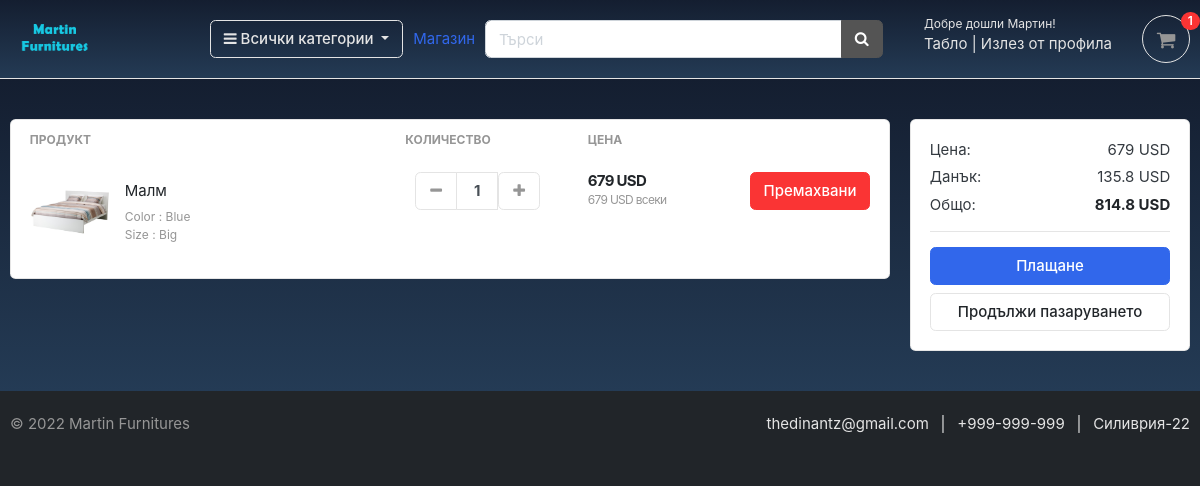
Screenshot of /cart/ (signed in) with the database file from the repository.
### accounts/models.py (models this page shows, shortened)
class Account(AbstractBaseUser):
    first_name = models.CharField(max_length=50)
    last_name = models.CharField(max_length=50)
    username = models.CharField(max_length=50, unique=True)
    email = models.EmailField(max_length=100, unique=True)
    phone_number = models.CharField(max_length=50)
    date_joined = models.DateTimeField(auto_now_add=True)
    last_login = models.DateTimeField(auto_now_add=True)
    is_admin = models.BooleanField(default=False)
    is_staff = models.BooleanField(default=False)
    is_active = models.BooleanField(default=False)
    is_superadmin = models.BooleanField(default=False)
    USERNAME_FIELD = 'email'
    REQUIRED_FIELDS = ['username', 'first_name', 'last_name']
    objects = MyAccountManager()

### carts/models.py (models this page shows, shortened)
class CartItem(models.Model):
    user = models.ForeignKey(Account, on_delete=models.CASCADE, null=True)
    product = models.ForeignKey(Product, on_delete=models.CASCADE)
    variations = models.ManyToManyField(Variation, blank=True)
    cart = models.ForeignKey(Cart, on_delete=models.CASCADE, null=True)
    quantity = models.IntegerField()
    is_active = models.BooleanField(default=True)
    def sub_total(self):
        return self.product.price * self.quantity

### store/models.py (models this page shows, shortened)
class Product(models.Model):
    product_name    = models.CharField(max_length=50, unique=True)
    slug            = models.SlugField(max_length=50, unique=True)
    description     = models.TextField(max_length=600, blank=True)
    hidden_desc     = models.TextField(max_length=600, blank=True)
    type            = models.CharField(max_length=50, null=False, blank=False)
    price           = models.IntegerField()
    images          = models.ImageField(upload_to='photos/products')
    stock           = models.IntegerField()
    is_available    = models.BooleanField(default=True)
    category        = models.ForeignKey(Category, on_delete=models.CASCADE)
    created_date    = models.DateTimeField(auto_now_add=True)
    modified_date   = models.DateTimeField(auto_now=True)
    def get_url(self):
        return reverse('product_detail', args=[self.category.slug, self.slug])

class Variation(models.Model):
    product = models.ForeignKey(Product, on_delete=models.CASCADE)
    variation_category = models.CharField(max_length=100, choices=variation_category_choice)
    variation_value     = models.CharField(max_length=100)
    is_active           = models.BooleanField(default=True)
    created_date        = models.DateTimeField(auto_now=True)
    objects = VariationManager()

### carts/views.py (the view)
# urls.py: path('', views.cart, name='cart'),
def cart(request, total=0, quantity=0, cart_items=None):
    try:
        tax = 0
        grand_total = 0
        if request.user.is_authenticated:
            cart_items = CartItem.objects.filter(
                user=request.user, is_active=True)
        else:
            cart = Cart.objects.get(cart_id=_cart_id(request))
            cart_items = CartItem.objects.filter(cart=cart, is_active=True)
        for cart_item in cart_items:
            total += (cart_item.product.price * cart_item.quantity)
            quantity += cart_item.quantity
        tax = (20 * total)/100
        grand_total = total + tax
    except ObjectDoesNotExist:
        pass  # just ignore
    context = {
        'total': total,
        'quantity': quantity,
        'cart_items': cart_items,
        'tax': tax,
        'grand_total': grand_total,
    }
    return render(request, 'store/cart.html', context)

### carts/context_processors.py (called while the page is built)
def counter(request):
    cart_count = 0
    if 'admin' in request.path:
        return {}
    else:
        try:
            cart = Cart.objects.filter(cart_id=_cart_id(request))
            if request.user.is_authenticated:
                cart_items = CartItem.objects.all().filter(user=request.user)
            else:
                cart_items = CartItem.objects.all().filter(cart=cart[:1])
            for cart_item in cart_items:
                cart_count += cart_item.quantity
        except Cart.DoesNotExist:
            cart_count = 0
    return dict(cart_count=cart_count)

### carts/views.py (called while the page is built)
def _cart_id(request):
    cart = request.session.session_key
    if not cart:
        cart = request.session.create()
    return cart

### category/context_processors.py (called while the page is built)
def menu_links(request):
    links = Category.objects.all()
    return dict(links=links)

### category/models.py (called while the page is built)
    def get_url(self):
        return reverse('products_by_category', args=[self.slug])

### templates/store/cart.html (shortened to what this page needs)
{% extends 'base.html' %}
{% load static %}
{% block content %}
<section class="section-content padding-y bg coloringlinear">
	<div class="container">
{% if not cart_items %}
	<h2 class="text-center text-light">Вашата пазарска количка е празна</h2>
	<br>
	<div class="text-center">
		<a href="{% url 'store' %}" class="btn btn-primary">Продължи пазаруването</a>
	</div>
{% else %}
	<div class="row">
		<aside class="col-lg-9">
	<div class="card">
<table class="table table-borderless table-shopping-cart">
	<thead class="text-muted">
		<tr class="small text-uppercase">
  		<th scope="col">Продукт</th>
		<th scope="col" width="120">Количество</th>
  		<th scope="col" width="120">Цена</th>
  		<th scope="col" class="text-right" width="200"> </th>
		</tr>
	</thead>
<tbody>
{% for cart_item in cart_items %}
<tr>
	<td>
		<figure class="itemside align-items-center">
			<div class="aside"><img src="{{ cart_item.product.images.url }}" class="img-sm"></div>
			<figcaption class="info">
				<a href="{{ cart_item.product.get_url }}" class="title text-dark">{{ cart_item.product.product_name }}</a>
				<p class="text-muted small">
					{% if cart_item.variations.all %}
						{% for item in cart_item.variations.all %}
							{{ item.variation_category | capfirst }} : {{ item.variation_value | capfirst }} <br>
						{% endfor %}
					{% endif %}
				</p>
			</figcaption>
		</figure>
	</td>
	<td>
			<div class="col">
				<div class="input-group input-spinner">
					<div class="input-group-prepend">
						<a href="{% url 'remove_cart' cart_item.product.id cart_item.id %}" class="btn btn-light" type="button" id="button-plus"> <i class="fa fa-minus"></i> </a>
					</div>
					<input type="text" class="form-control"  value="{{ cart_item.quantity }}">
					<form action="{% url 'add_cart' cart_item.product.id %}" method="POST">
						<button class="btn btn-light" type="submit" id="button-minus"> <i class="fa fa-plus"></i> </button>
					</form>
					</div>
				</div>
			</div>
	<td>
		<div class="price-wrap">
			<var class="price">{{ cart_item.sub_total }} USD</var>
			<small class="text-muted">{{ cart_item.product.price }} USD всеки </small>
		</div>
	</td>
	<td class="text-right">
		<a href="{% url 'remove_cart_item' cart_item.product.id cart_item.id %}" onclick="return confirm('Сигурен ли си че искаш да премахнеш този продукт?')" class="btn btn-danger"> Премахвани</a>
	</td>
{% endfor %}
</div>
	<aside class="col-lg-3">
		<div class="card">
		<div class="card-body">
			<dl class="dlist-align">
			  <dt>Цена:</dt>
			  <dd class="text-right">{{total}} USD</dd>
			</dl>
			<dl class="dlist-align">
			  <dt>Данък:</dt>
			  <dd class="text-right">{{tax}} USD</dd>
			</dl>
			<dl class="dlist-align">
			  <dt>Общо:</dt>
			  <dd class="text-right text-dark b"><strong>{{grand_total}} USD</strong></dd>
			</dl>
			<hr>
			<a href="{% url 'checkout' %}" class="btn btn-primary btn-block"> Плащане </a>
			<a href="{% url 'store' %}" class="btn btn-light btn-block">Продължи пазаруването</a>
		</div>
		</div>
</aside>
</div>
{% endif %}
	</section>
{% endblock content %}

### templates/includes/navbar.html (shortened to what this page needs)
{% load static %}
<header class="section-header text-light coloringlinear">
  <section class="header-main border-bottom">
      <div class="container">
    <div class="row align-items-center">
      <div class="col-lg-2 col-md-3 col-6">
        <a href="{% url 'home' %}" class="brand-wrap">
          <img class="logo" src="{% static './images/logo.png' %}">
        </a>
      </div>
      <div class="col-lg col-sm col-md col-6 flex-grow-0">
        <div class="category-wrap dropdown d-inline-block float-right">
          <button type="button" class="btn btn-outline-light dropdown-toggle" data-toggle="dropdown">
            <i class="fa fa-bars"></i> Всички категории
          </button>
        </div>
          </div>
          <a href="{% url 'store' %}" class="a-glow">
            Магазин</a>
            <div class="col-lg  col-md-6 col-sm-12 col">
              <form action="{% url 'search' %}" class="mr-sm-2 my-2 my-lg-0">
              <div class="input-group w-100">
              <input type="text" class="form-control" placeholder="Търси" name="keyword" required>
                <div class="input-group-append">
                  <button class=" btn btn-secondary" type="submit">
                    <i class="fa fa-search"></i>
                  </button>
                </div>
              </div>
              </form>
            </div>
            <div class="col-lg-3 col-sm-6 col-8 order-2 order-lg-3 text-light">
              <div class="d-flex justify-content-end mb-3 mb-lg-0">
                  {% if user.id is None %}
                  <div class="widget-header">
                      <small class="title">Добре дошъл гост!</small>
                      <div>
                          <a href="{% url 'login' %}" class="text-light">Вход</a> <span class="dark-transp"> | </span>
                          <a href="{% url 'register' %}" class="text-light"> Регистрирай се</a>
                      </div>
                  </div>
                  {% else %}
                  <div class="widget-header">
                      <small class="title">Добре дошли {{user.first_name}}!</small>
                      <div>
                          <a href="{% url 'dashboard' %}" class="text-light">Табло</a> <span class="dark-transp"> | </span>
                          <a href="{% url 'logout' %}" class="text-light"> Излез от профила</a>
                      </div>
                  </div>
                  {% endif %}
                  <a href="{% url 'cart' %}" class="widget-header pl-3 ml-3 text-light">
                    <div class="icon icon-sm rounded-circle border text-light">
                        <i class="fa fa-shopping-cart"></i>
                    </div>
                    <span class="badge badge-pill badge-light notify">{{cart_count}}</span>
                </a>
            </div>
        </div>
    </div>
        </div>
    </section>
</header>

### static/css/ui.css (style rules this page uses)
html { font-family: "Inter", sans-serif; font-size: 15px; }
.price-wrap { letter-spacing: -0.7px; }
.icon-xs, .icon-sm, .icon-md, .icon-lg { display: inline-block; text-align: center; flex-shrink: 0; flex-grow: 0; }
.icon-sm { width: 48px; height: 48px; line-height: 48px !important; font-size: 20px; }
.img-xs, .img-sm, .img-md, .img-lg { -o-object-fit: cover; object-fit: cover; flex-shrink: 0; flex-grow: 0; }
.img-sm { width: 80px; height: 80px; }
.padding-y { padding-top: 40px; padding-bottom: 40px; }
var { font-style: normal; }
figure { margin-bottom: 0; }
.bg { background-color: #f8f9fa; }
.b { font-weight: 600; }
p:last-child { margin-bottom: 0; }
.header-main { position: relative; padding-top: 1rem; padding-bottom: 1rem; }
.brand-wrap .logo, .navbar-brand .logo { margin-right: 7px; max-height: 42px; display: inline-block; }
.widget-header { display: inline-block; vertical-align: middle; position: relative; }
.widget-header a { color: #343a40; }
.widget-header i { color: #969696; }
.widget-header .title { display: block; }
.widget-header .notify { position: absolute; top: -3px; right: -10px; }
.btn-light { background-color: #fff; border-color: #e4e4e4; }
.btn-light i { color: #969696; }
.itemside { position: relative; display: flex; width: 100%; }
.itemside .aside { position: relative; flex-shrink: 0; }
.itemside .info { padding-left: 15px; padding-right: 7px; }
.itemside p { margin-bottom: 0; }
.itemside .title { display: block; margin-bottom: 5px; color: #212529; }
[class*=dlist-] { margin-bottom: 5px; }
[class*=dlist-] dd { margin-bottom: 0; }
.dlist-align { display: flex; }
.dlist-align dt { width: 150px; word-wrap: break-word; font-weight: normal; }
.dlist-align dd { flex-grow: 1; }
.notify { position: absolute; top: -4px; right: -10px; display: inline-block; padding: 0.25em 0.6em; font-size: 12px; line-height: 1; text-align: center; border-radius: 3rem; color: #fff; background-color: #fa3434; }
.price { font-weight: 600; color: #212529; }
.input-spinner { width: 125px; flex-wrap: nowrap; display: inline-flex; vertical-align: middle; }
.input-spinner input.form-control { text-align: center; max-width: 46px; font-weight: bold; flex-basis: 46px; border-color: #e4e4e4; flex-grow: 0; }
.input-spinner .btn { width: 42px; text-align: center; padding-left: 0.5rem; padding-right: 0.5rem; }
.table-shopping-cart.table td, .table-shopping-cart.table th { padding-left: 1.25rem; padding-right: 1.25rem; }
.table-shopping-cart .price-wrap { line-height: 1.2; }
.table-shopping-cart .price { font-weight: bold; margin-right: 5px; display: block; }

### static/css/custom2.css (style rules this page uses)
.coloringlinear { background: linear-gradient(#141e30, #243b55); }

### rows the page displays
Account: first_name "Мартин"
CartItem: product.images (picture), product.product_name "Малм", quantity "1", sub_total "679", product.price "679"
Variation: variation_category "Color", variation_value "Blue"
Variation: variation_category "Size", variation_value "Big"

### other values shown
{{ cart_count }} "1"
{{ total }} "679"
{{ tax }} "135.8"
{{ grand_total }} "814.8"
